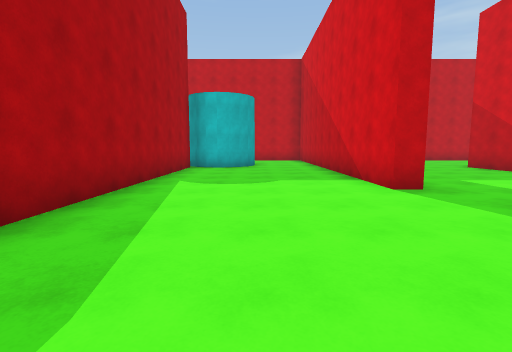
View 1 (above)

23 first-person views from a walk through a scene from a Unity 3-D project. The camera is 1.4 m above the floor, tilts 6° down and sees 85° across. The floor is counted in squares, 2 m on a side. Each view is taken from the middle of a square. On the plan, view 1 faces up. The plan holds only what a view shows up to about 9 squares ahead; the rest is blank. The place goes on beyond the plan.

View 2
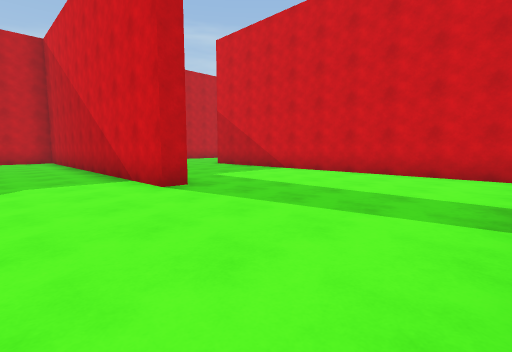

View 3
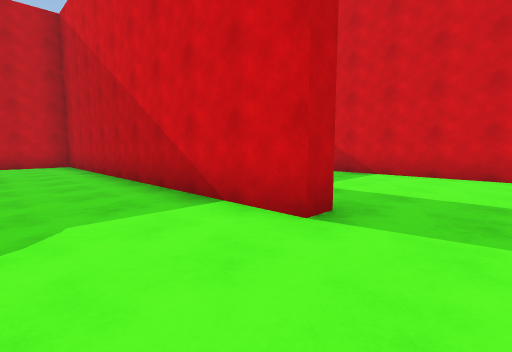

View 4
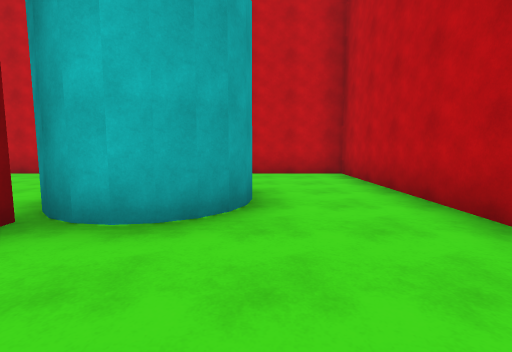

View 5
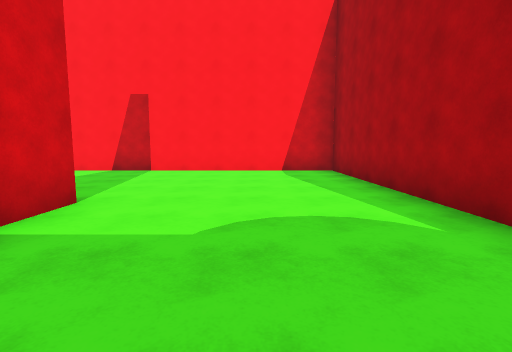

View 6
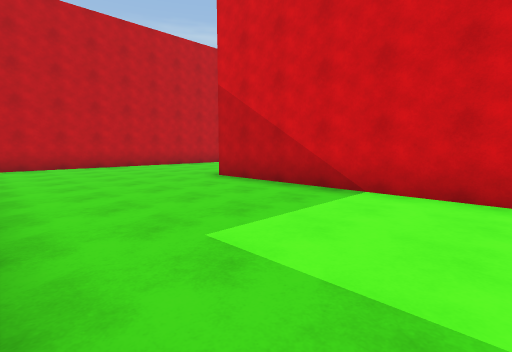

View 7
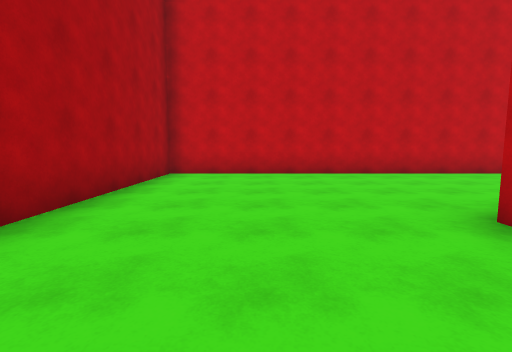

View 8
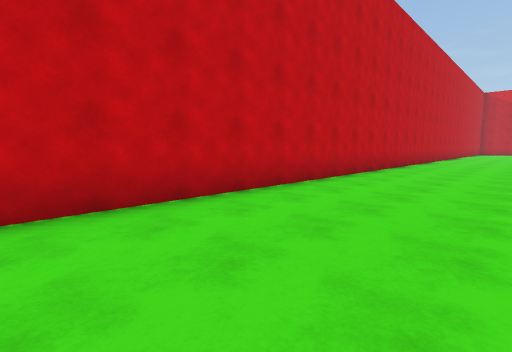

View 9
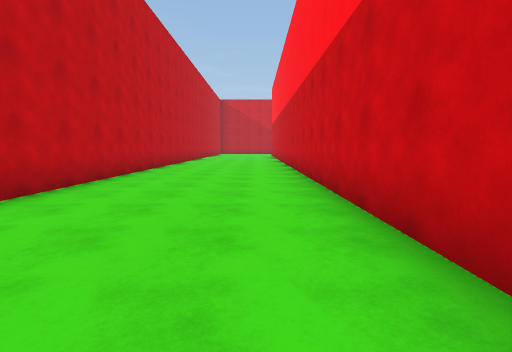

View 10
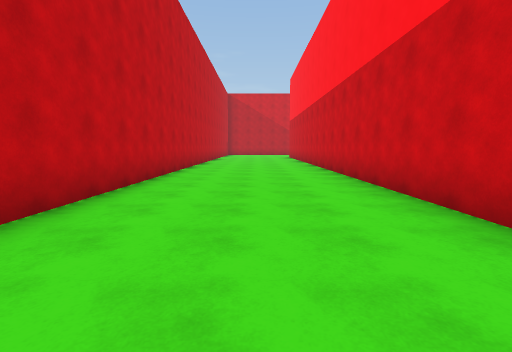

View 11
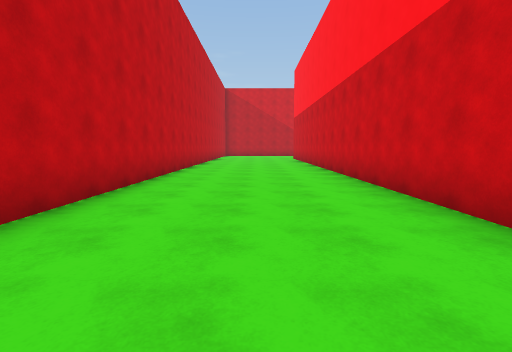

View 12
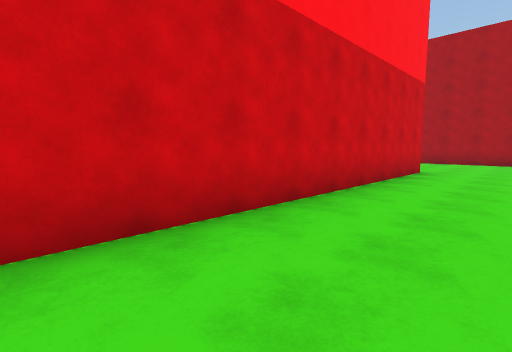

View 13
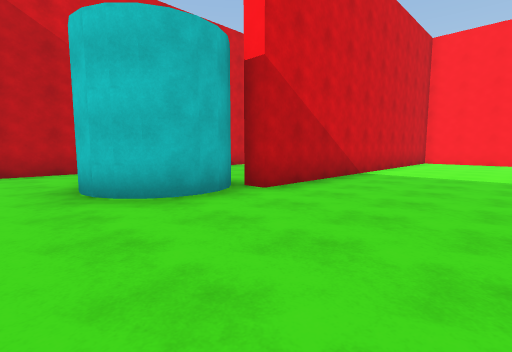

View 14
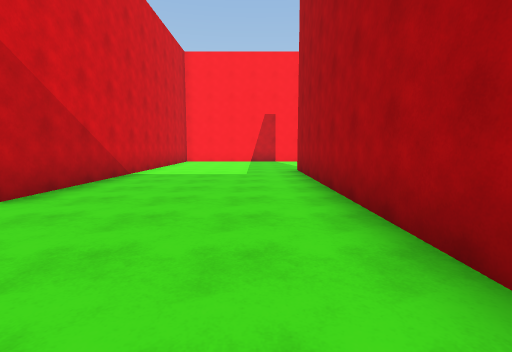

View 15
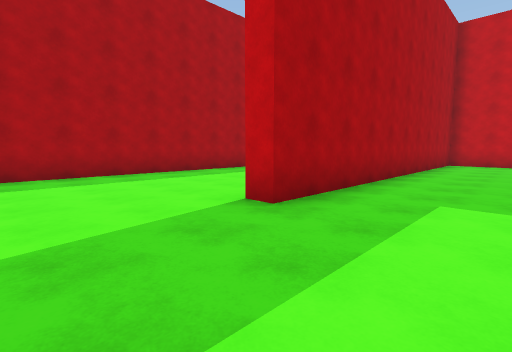

View 16
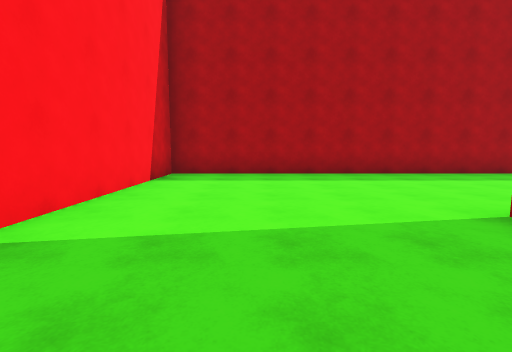

View 17
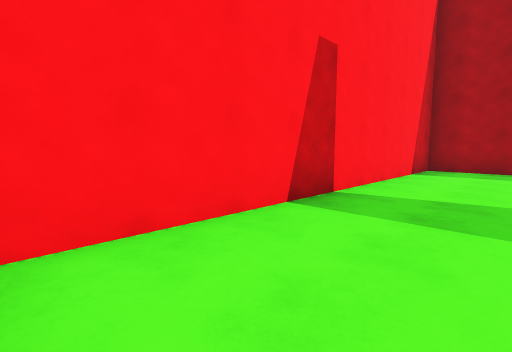

View 18
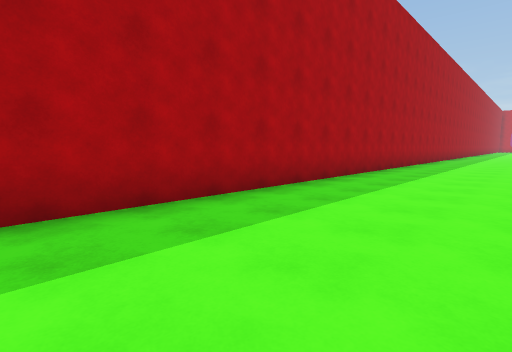

View 19
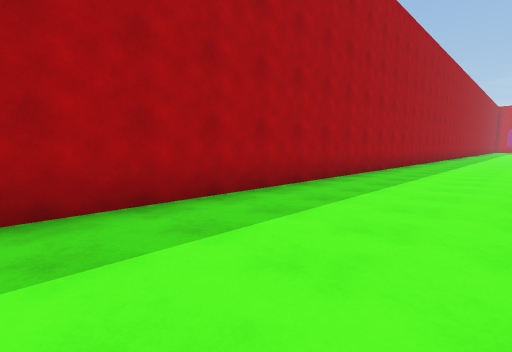

View 20
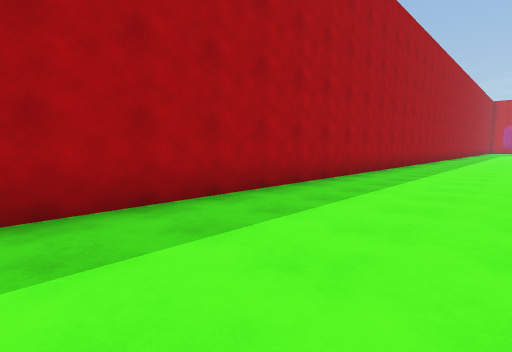

View 21
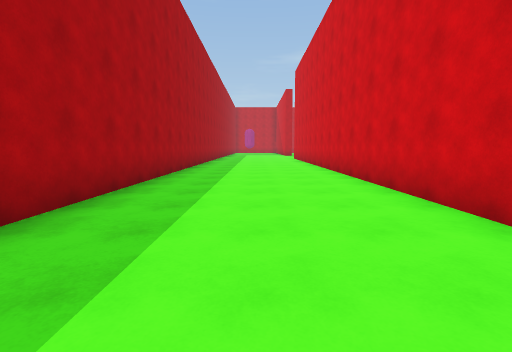

View 22
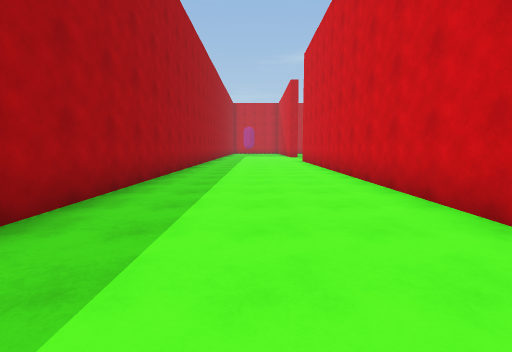

View 23
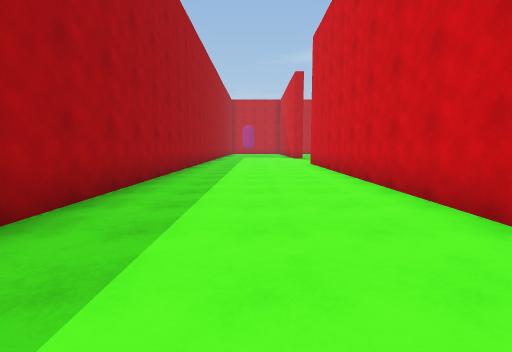

### Floor plan
Points are (right, up) in squares from view 1. A wall is a line through its corners. A room is listed if a view was taken in it or the views show most of it. See-through windows are left out.
Room 1 (views 1, 2, 3, 4, 5, 6, 7, 8, 9, 10, 11, 12)
walls: (2.9, 4.5) (2.3, 4.5) (2.3, 14.3) (-0.1, 14.3); (-0.1, 10.1) (-0.7, 9.5); (0, 10.8) (-0.1, 10.3) (-0.5, 9.6) (-1.5, 9.4); (-0.4, 9.8) (-1.1, 9.4); (7.3, 0.2) (7.3, 9.8) (25, 9.8); (-1.3, 9.4) (-1.9, 9.5); (-2.2, 9.9) (-2.2, -0.2) (5.4, -0.2); (-1.7, 11.9) (-1.3, 11.9) (-0.9, 11.9); (-2, 11.7) (-1.5, 12); (25.1, 14.3) (2.8, 14.3) (2.8, 9.4)
ways out: opening at (-1.5, 12.5) to room 2
Room 2 (views 13, 14, 15, 16, 17, 18, 19, 20, 21, 22, 23)
walls: (-7.3, 12.6) (-7.3, 4.5) (-7.8, 4.5); (-5.6, 14.3) (-6.5, 14.3); (-2.6, 10.9) (-2.2, 11.6); (-2.6, 10.5) (-2.5, 11.3); (-7.7, 20.4) (-7.7, 32.1); (-2, 9.7) (-2.3, 10) (-2.5, 10.3) (-2.6, 11.1) (-1.9, 11.9); (-1.7, 9.5) (-2.2, 9.8); (-2.8, 3.4) (-2.8, 9.5) (-2.2, 9.5); (-12.2, 32) (-12.2, -0.2) (-3, -0.2)
ways out: opening at (-1.5, 12.5) to room 1

Where each view was taken, in squares from view 1:
view 1: 0 up, 0 right, facing up
view 2: 0 up, 0 right, facing up-right
view 3: 3 up, 0 right, facing up-right
view 4: 7 up, 0 right, facing up
view 5: 8 up, 0 right, facing down
view 6: 4 up, 3 right, facing up-right
view 7: 7 up, 5 right, facing up
view 8: 11 up, 8 right, facing up-right
view 9: 11 up, 11 right, facing right
view 10: 12 up, 14 right, facing right
view 11: 12 up, 16 right, facing right
view 12: 12 up, 16 right, facing down-left
view 13: 13 up, 6 left, facing down-right
view 14: 13 up, 6 left, facing down
view 15: 2 up, 5 left, facing up-left
view 16: 2 up, 5 left, facing left
view 17: 2 up, 3 left, facing down-left
view 18: 4 up, 9 left, facing up-left
view 19: 9 up, 9 left, facing up-left
view 20: 14 up, 9 left, facing up-left
view 21: 18 up, 10 left, facing up
view 22: 21 up, 10 left, facing up
view 23: 23 up, 10 left, facing up
